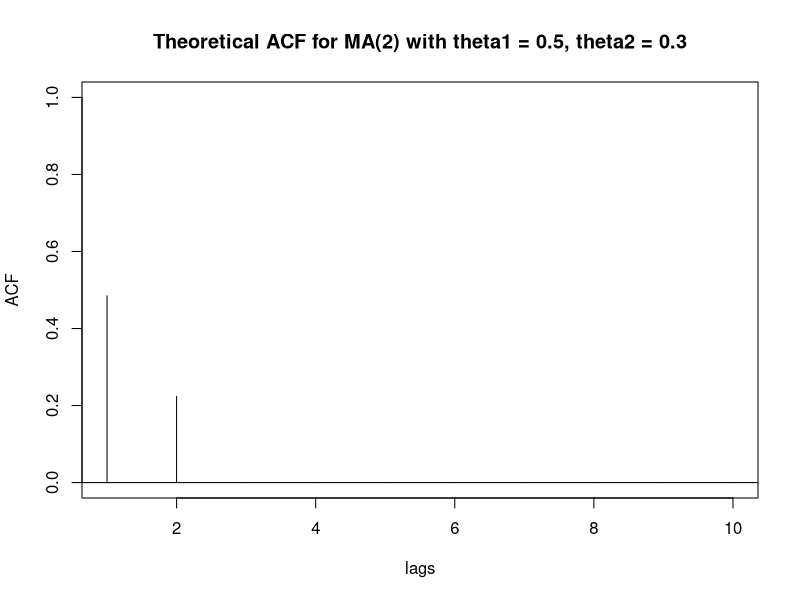
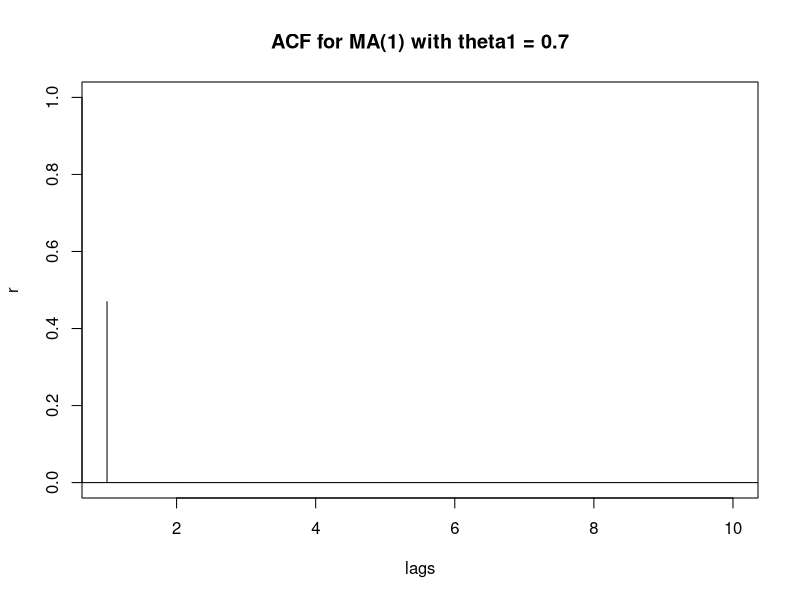
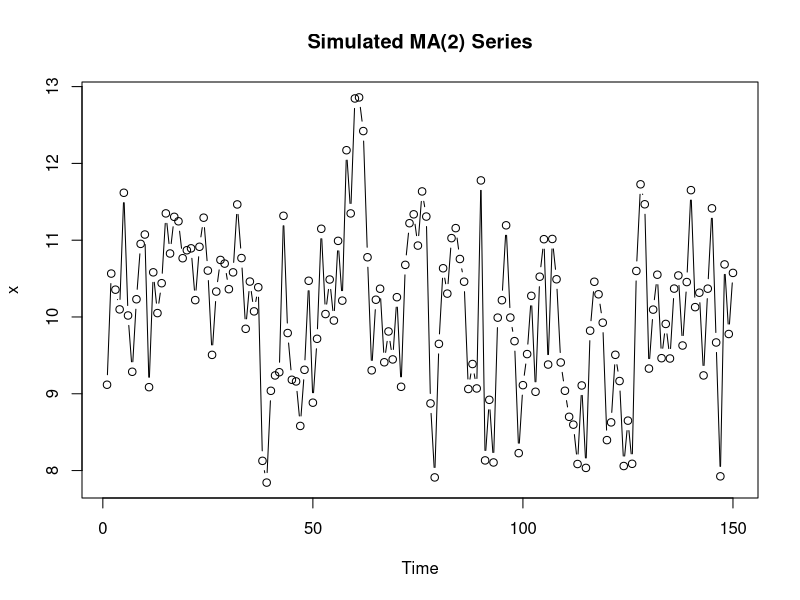
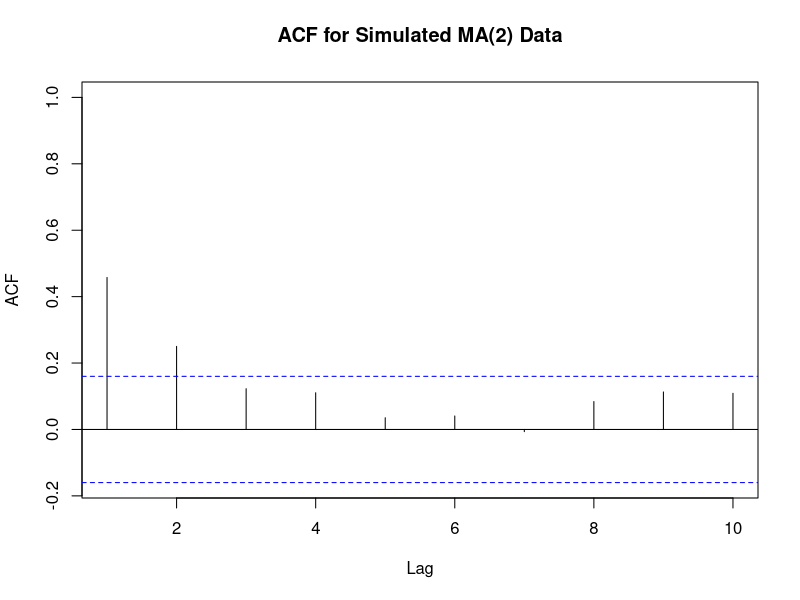
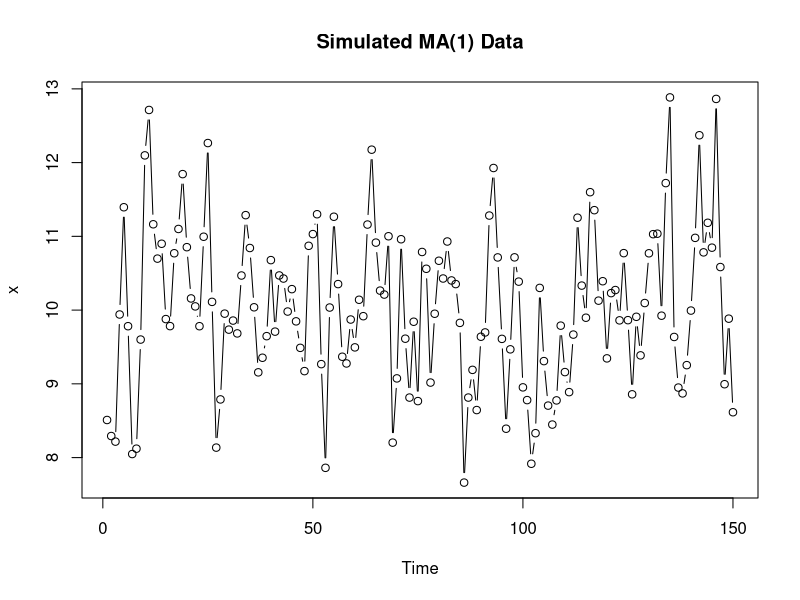
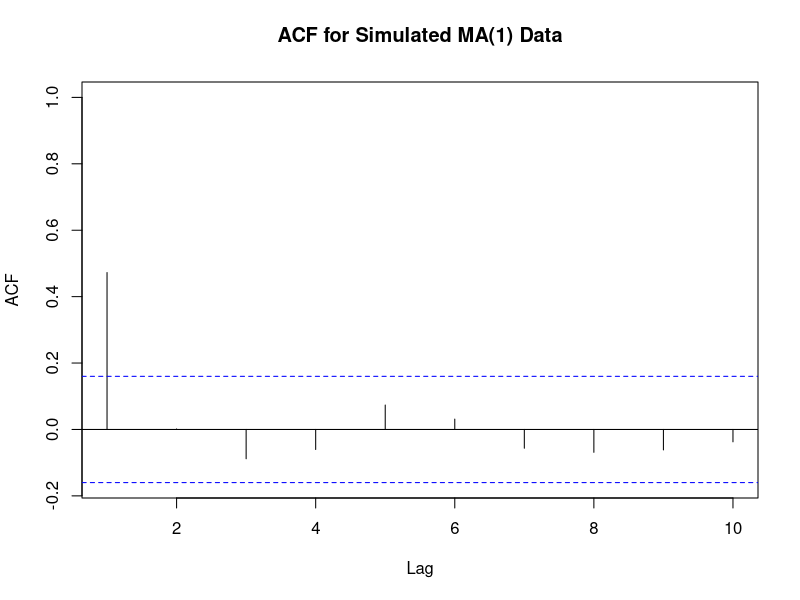
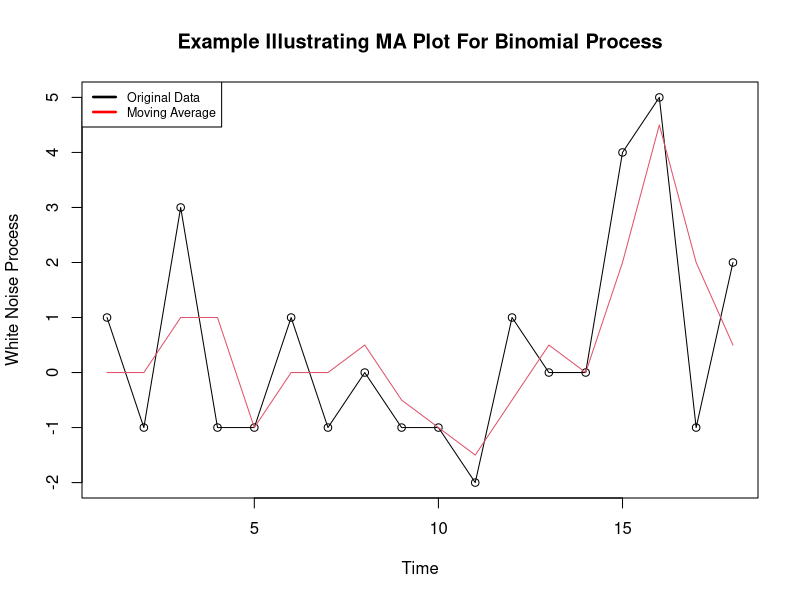
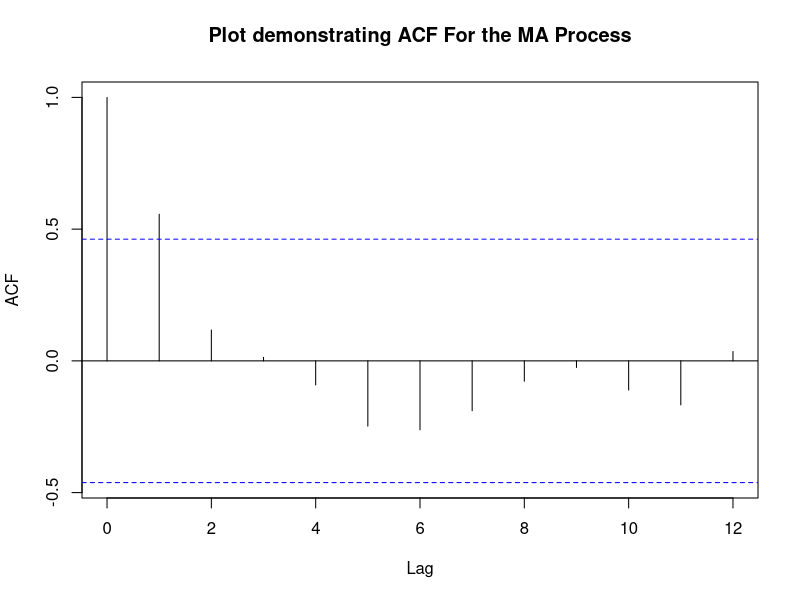

Reproduce these figures in R, in order.
# More work with moving averages
# October 1, 2013

# Consider the MA(2) model xt = 10 + wt + .5wt-1 + .3wt-2, where wt ~ iid N(0,1).  
# The coefficients are ??1= 0.5 and ??2= 0.3.  
# Because this is an MA(2), the theoretical ACF will have nonzero values only at 
# lags 1 and 2.

# Create a plot of the theoretical ACF
par(mfcol=c(1,1)) # Ensure that we only have 1 graph per page
acfma2=ARMAacf(ma=c(0.5,0.3), lag.max=10)
acfma2
lags=0:10
plot(lags, # Create a plot of the theoretical ACF
     acfma2,
     xlim=c(1,10), 
     ylab="ACF",
     type="h", 
     main = "Theoretical ACF for MA(2) with theta1 = 0.5, theta2 = 0.3")
abline (h=0)

# As nearly always is the case, sample data won't behave quite so perfectly as theory.  
# We thus simulate n = 150 sample values for the model
png("c:/Users/Nate/Git/riemann/more_moving_averages_Ma(2).png")
xc=arima.sim(n=150, list(ma=c(0.5, 0.3)))
x=xc+10
plot (x, type="b", main = "Simulated MA(2) Series")
acf(x, xlim=c(1,10), main="ACF for Simulated MA(2) Data")
dev.off()
# Note that the pattern on the graph is typical for situations where an MA(2) model 
# may be useful.  There are two statistically significant "spikes" at lags 1 and 2 
# followed by non-significant values for other lags.  Note that due to sampling error, 
# the sample ACF did not match the theoretical pattern exactly.

# ------------------------------------------------------------------------------------
# Suppose that an MA(1) model is xt = 10 + wt + .7wt-1, where wt???iidN(0,1).  
# Thus the coefficient ??1= 0.7.

# Determines the ACF and store it in an object named acfma1.
acfma1=ARMAacf(ma=c(0.7), lag.max=10) # 10 lags of ACF for MA(1) with theta1 = 0.7
# Plot the lags versus the ACF values for lags 1 to 10.  
# The ylab parameter labels the y-axis and the "main" parameter puts a title on the plot.
lags=0:10 #creates a variable named lags that ranges from 0 to 10.
plot(lags,acfma1,xlim=c(1,10), ylab="r",type="h", main = "ACF for MA(1) with theta1 = 0.7")
abline (h=0) #Adds a horizontal axis to the plot

# Simulate 150 data points from the model
png("c:/Users/Nate/Git/riemann/more_moving_averages_Ma(1).png")
xc=arima.sim(n=150, list(ma=c(0.7))) #Simulates n = 150 values from MA(1)
x=xc+10 # adds 10 to make mean = 10. Simulation defaults to mean = 0.
plot(x,type="b", main="Simulated MA(1) Data")
acf(x, xlim=c(1,10), main="ACF for Simulated MA(1) Data")
dev.off()

# ------------------------------------------------------------------------------------
# Suppose that an MA(1) model is xt = 0.5wt + 0.5wt-1, where wt???iidN(0,1).  
# Thus the coefficient ??0= 0.5 and the coefficient ??1 = 0.5.

# Here is the orginal data
# yi = 6, 4, 8, 4, 4, 6, 4, 5, 4, 4, 3, 6, 5, 5, 9, 10, 4, 7
# wi = 1, -1, 3, -1, -1, 1, -1, 0, -1, -1, -2, 1, 0, 0, 4, 5, -1, 2

# Generate a white noise process using binomial coin flips with 10 trials
w = c(1, -1, 3, -1, -1, 1, -1, 0, -1, -1, -2, 1, 0, 0, 4, 5, -1, 2)
y = seq(1:18) # If necessary, generate a sequence of corresponding y values

# The process that we are using is a moving average model v_t = 0.5 w_{t-1} + 0.5 w_t

# Note that the moving average process is simply 0.5*t-1 + 0.5*t.
# Note that I have set the first value, ma[0] = 0, since ma[-1] does not exist
# By hand, I can easily calculate the moving average process here ...
ma = c(0, 0, 1, 1, -1, 0, 0, 0.5, -0.5, -1, -1.5, -0.5, 0.5, 0, 2, 4.5, 2, 0.5)

# Generate a plot with the original data w and the moving average data ma
png("c:/Users/Nate/Git/riemann/more_moving_averages_Ma_Binomial.png")
plot.ts(y, w, # Plot the original data
        xy.label=FALSE, 
        xy.lines=TRUE,
        xlab="Time",
        ylab="White Noise Process",
        main="Example Illustrating MA Plot For Binomial Process") 
lines(ma, col=2) # Plot the new moving average lines on the data
legend("topleft", # Place the legendin the top left
       c("Original Data", "Moving Average"), 
       lwd=c(2.5, 2.5),
       lty=c(1, 1),
       col=c("black", "red"),
       cex=0.75) # This is the standard size for the legend
dev.off()

# Generate a plot of the MA process using the ACF function
png("c:/Users/Nate/Git/riemann/more_moving_averages_Ma_ACF.png")
acf(ma, main="Plot demonstrating ACF For the MA Process")
dev.off()
